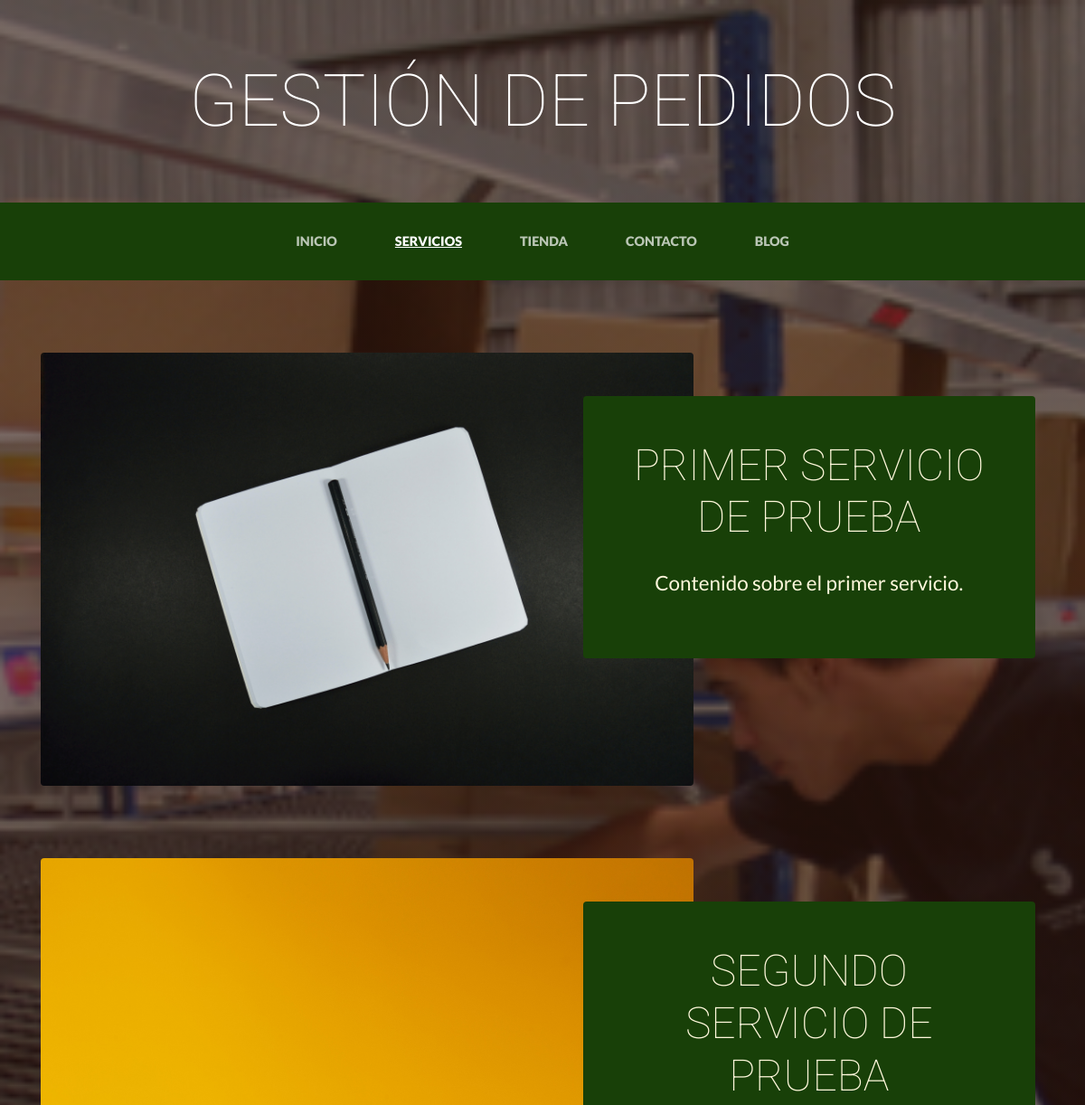
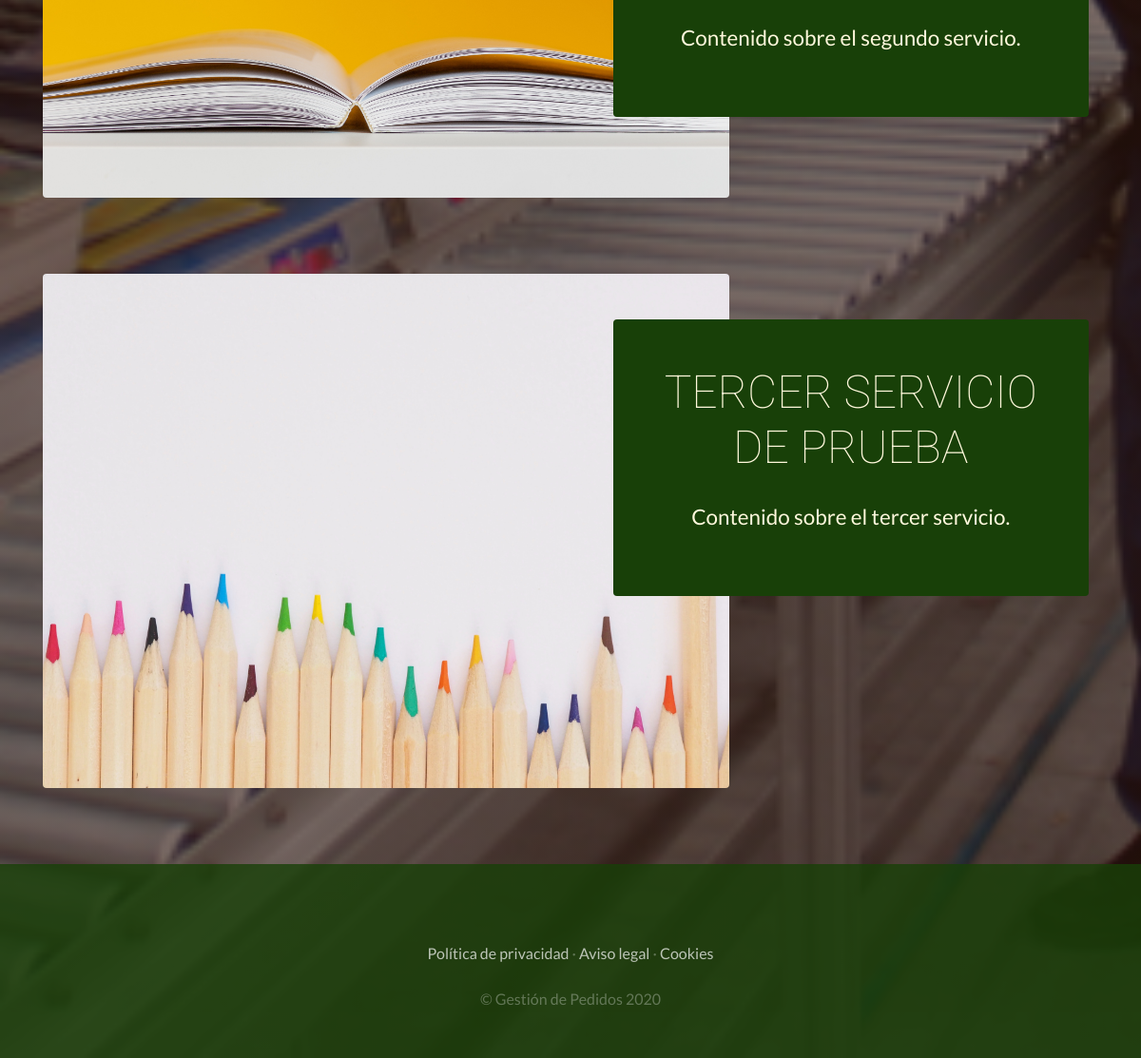
The app's page /servicios/ with its own data (2 pictures, top to bottom).
### servicios_app/models.py (models this page shows, shortened)
class Servicio(models.Model):
    titulo = models.CharField(max_length=50)
    contenido = models.CharField(max_length=50)
    imagen = models.ImageField(upload_to='servicios-app')
    created = models.DateTimeField(auto_now_add=True)
    updated = models.DateTimeField(auto_now_add=True)
    class Meta:
        verbose_name = 'servicio'
        verbose_name_plural = 'servicios'

### servicios_app/views.py (the view)
# urls.py: path('servicios/', include('servicios_app.urls')),
def servicios(request):
    servicios = Servicio.objects.all()  # importando absolutamente todo lo creado en la Clase Servicio de models
    return render(request, 'servicios_app/servicios.html', {"servicios": servicios})

### servicios_app/templates/servicios_app/servicios.html
{% extends "gestion_pedidos_app/base.html" %}
{% load static %}
{% block content %}
	{% for servicio in servicios %}
		 <section class="page-section clearfix">
		  <div class="container">
		    <div class="intro">
		      <img class="intro-img img-fluid mb-3 mb-lg-0 rounded" src="{{servicio.imagen.url}}" alt="" style="width: 65%;">
		      <div class="intro-text left-0 text-center bg-faded p-5 rounded">
		        <h2 class="section-heading mb-4" >
		          <span class="section-heading-lower">{{servicio.titulo}}</span>
		        </h2>
		        <p class="mb-3" style="font-size: 1.40rem;">{{servicio.contenido}}</p>
		      </div>
		    </div>
		  </div>
		</section>
	{% endfor %}
{% endblock %}

### gestion_pedidos_app/templates/gestion_pedidos_app/base.html (shortened to what this page needs)
<html>
<head>
  {% load static %}
    <link href="{% static 'gestion_pedidos_app/vendor/bootstrap/css/bootstrap.min.css' %}" rel="stylesheet">
    <link href="{% static 'gestion_pedidos_app/css/gestion.css' %}" rel="stylesheet">
</head>
<body>
    <h1 class="site-heading text-center text-white d-none d-lg-block">
        <span class="site-heading-lower">Gestión de Pedidos</span>
      </h1>
 <nav class="navbar navbar-expand-lg navbar-dark py-lg-4" id="mainNav">
    <div class="container">
      <div class="collapse navbar-collapse" id="navbarResponsive">
        <ul class="navbar-nav mx-auto">
          <li class="nav-item {% if request.path == '/' %}active{% endif %} px-lg-4">
            <a class="nav-link text-uppercase text-expanded" href="{% url 'home' %}">Inicio</a>
          </li>
          <li class="nav-item {% if request.path == '/servicios/' %}active{% endif %} px-lg-4">
            <a class="nav-link text-uppercase text-expanded" href="{% url 'servicios' %}">Servicios</a>
          </li>
          <li class="nav-item {% if request.path == '/tienda/' %}active{% endif %} px-lg-4">
            <a class="nav-link text-uppercase text-expanded" href="{% url 'tienda' %}">Tienda</a>
          </li>
          <li class="nav-item {% if request.path == '/contacto/' %}active{% endif %} px-lg-4">
            <a class="nav-link text-uppercase text-expanded" href="{% url 'contacto' %}">Contacto</a>
          </li>
          <li class="nav-item {% if request.path == '/blog/' %}active{% endif %} px-lg-4">
            <a class="nav-link text-uppercase text-expanded" href="{% url 'blog' %}">Blog</a>
          </li>
        </ul>
      </div>
    </div>
  </nav>
    {% block content %}
    {% endblock %}
    <footer class="footer text-faded text-center py-5">
      <div class="container">
        <p class="m-0 mbt">
        	<a href="sample.html" class="link">Política de privacidad</a> ·
        	<a href="sample.html" class="link">Aviso legal</a> ·
        	<a href="sample.html" class="link">Cookies</a>
		</p>
        <p class="m-0 mbt1">&copy; Gestión de Pedidos 2020</p>
      </div>
	</footer>
</body>
</html>

### gestion_pedidos_app/static/gestion_pedidos_app/css/gestion.css (style rules this page uses)
body { font-family: 'Lato'; background: linear-gradient(rgba(47, 23, 15, 0.65), rgba(47, 23, 15, 0.65)), url("../img/bg_main.jpg"); background-attachment: fixed; background-position: center; background-size: cover; }
h1, h2, h3, h4, h5, h6 { font-family: 'Roboto'; }
p { line-height: 1.75; }
.text-faded { color: rgba(255, 255, 255, 0.3); }
.site-heading { margin-top: 5rem; margin-bottom: 5rem; text-transform: uppercase; line-height: 1; font-family: 'Roboto'; }
.site-heading .site-heading-lower { font-size: 5rem; font-weight: 100; line-height: 4rem; }
.page-section { margin-top: 5rem; margin-bottom: 5rem; }
.section-heading { text-transform: uppercase; }
.section-heading .section-heading-lower { display: block; font-size: 3rem; font-weight: 100; }
.bg-faded { background-color: rgba(255, 255, 255, 0.85); }
#mainNav { background-color: rgba(24, 64, 8); font-family: 'Lato'; }
#mainNav .navbar-nav .nav-item .nav-link { color: rgba(255, 255, 255, 0.7); font-weight: 800; }
#mainNav .navbar-nav .nav-item.active .nav-link { color: #ffffff; text-decoration: underline; }
@media (min-width: 992px) { #mainNav .navbar-nav .nav-item .nav-link { font-size: 0.9rem; } }
.intro { position: relative; }
@media (min-width: 992px) { .intro .intro-img { width: 75%; float: left; } }
@media (min-width: 992px) { .intro .intro-text { left: 600; width: 60%; margin-top: 3rem; background-color: rgba(24, 64, 8); color: cornsilk; position: absolute; } }
@media (min-width: 1200px) { .intro .intro-text { width: 45%; } }
.footer { background-color: rgba(24, 64, 8, 0.8); }
.mbt { padding-top: 2rem; }
.mbt1 { padding-top: 1.25rem; }
a.link { color: rgba(255, 255, 255, 0.7); }

### records on screen
Servicio: imagen (picture), titulo "PRIMER SERVICIO DE PRUEBA", contenido "Contenido sobre el primer servicio."
Servicio: imagen (picture), titulo "SEGUNDO SERVICIO DE PRUEBA", contenido "Contenido sobre el segundo servicio."
Servicio: imagen (picture), titulo "TERCER SERVICIO DE PRUEBA", contenido "Contenido sobre el tercer servicio."
